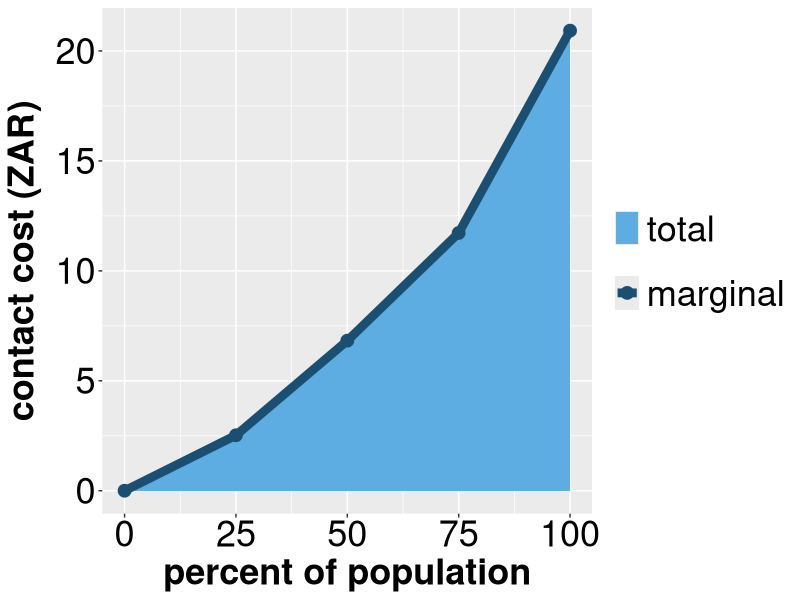

Write R code to recreate this figure.

# This script generates Figure 2 in the manuscript.
# Save it as 2000x1000 png. Don't maintain aspect ratio when resizing.

rm(list = ls())
plot.new()

library(ggplot2)
library(cowplot)

population = 404
total_cost = c(0, 1019.09, 2757.3, 4735.89, 8453.7)
marginal_cost = total_cost / 404
percent_population = c(0, 25, 50, 75, 100)

ggplot() +
  geom_ribbon(aes(x=percent_population, ymax=marginal_cost, ymin=c(0, 0, 0, 0, 0), fill='total')) +
  geom_line(aes(percent_population, marginal_cost, colour = 'marginal'), size=3.0) +
  geom_point(aes(percent_population, marginal_cost, colour = 'marginal'), size=4) +
  ylab('contact cost (ZAR)') +
  theme(axis.title.y=element_text(margin=margin(0,10,0,0))) +
  theme(axis.text=element_text(size=26, color='black'), 
        axis.title=element_text(size=26, face="bold", color='black')) +
  xlab('percent of population') +
  scale_colour_manual(name=NULL, values=c('marginal'='#1B4F72')) +
  scale_fill_manual(name=NULL, values=c('total'='#5DADE2')) +
  theme(legend.text.align=0) + 
  theme(legend.text=element_text(size=26)) +
  theme(legend.position='right') 

